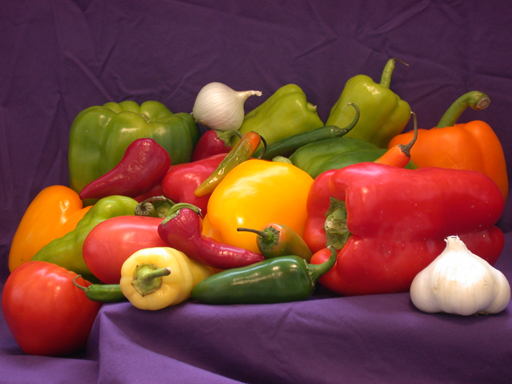
%> input picture allg/Bilder/peppers.png, 512 x 384 px
$ octave DBV_1b_IP_Toolbox_Gruppe_08.m   (GNU Octave 9; MATLAB toolbox functions it lacks are replaced by stand-ins)
%> lines starting %> are read from the running program, lines starting %| are printed output that depends on the picture; in (x1, y1, x2, y2) boxes, pixels count from 0 and x2, y2 are one past the last pixel; in counts of white or black regions, pixels touching at a corner belong together; the program's own positions count from 1
%
% 1b. Praktikum - Image Processing Toolbox
% ---------------------------------------
% Legen Sie in Ihrem Arbeitsverzeichnis ein Unterverzeichnis an:
%    1b.IP-Toolbox
%
% Kopieren Sie das Notebook aus ../allg dorthin und benennen Sie es um in
%    1b.IP-Toolbox_Gruppe-XY.m
% Legen Sie dort ein Unterverzeichnis 'Ergebnisse/' an.
%
% F�hren Sie die Arbeitsschritte aus, an denen ??? als Platzhalter steht
% und speichern Sie das Notebook am Ende ab (zwischendurch auch
% Sicherungskopien).
%
% Die Aufgabenstellung sowie Hinweise finden Sie im
%    1.DBV-Ex_Matlab+IPTB.pdf
%

% -------------------------------------------------------------------------
%% Initialisierung:
coder = 'Cinepak';    %'None', 'Cinepak', 'Indeo3'
addpath('../allg/');
addpath('../allg/Bilder/');
addpath('../Packages_Matlab/');

%--------------------------------------------------------------------------
%% Lesen Sie das Bild 'peppers.png' ein und stellen Sie es dar:
bild = imread('peppers.png');
%> bild is the input picture: size 384x512x3 uint8; mean R, G, B 120.8, 66.4, 57.6
figure, imshow(bild);

%--------------------------------------------------------------------------
%% Ermitteln Sie folgende Bildinformationen:
% Zahl der Dimensionen:
dim = ndims(bild)
%> dim = 3
% Bildgr��e in den einzelnen Dimensionen:
[y,x,k] = size(bild)
%> y = 384; x = 512; k = 3
% Datentyp des Bildes:
desc = whos('bild');
typ = desc.class

%--------------------------------------------------------------------------
%% Speichern Sie das Bild als JPEG-Datei in Ergebnisse/ ab
imwrite(bild,'Ergebnisse/peppers.jpg','jpg');

%--------------------------------------------------------------------------
%% Trennen sie das Bild in die einzelnen Farbkan�le (rot, gr�n, blau).
%  Stellen Sie diese dar und speichern Sie diese ebenfalls ab
bild_r = bild(:,:,1);
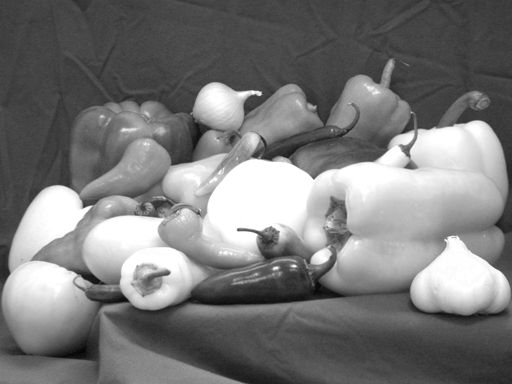
%> bild_r: size 384x512 uint8; min 5, max 255, mean 120.8
bild_g = bild(:,:,2);
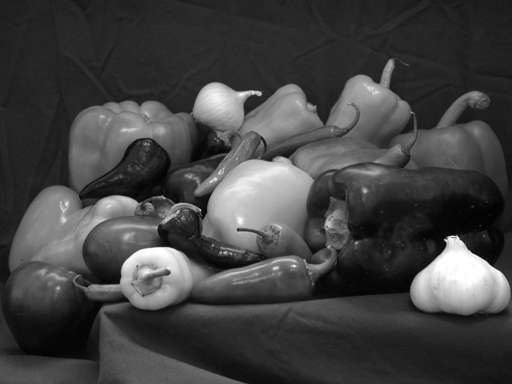
%> bild_g: size 384x512 uint8; min 1, max 255, mean 66.4
bild_b = bild(:,:,3);
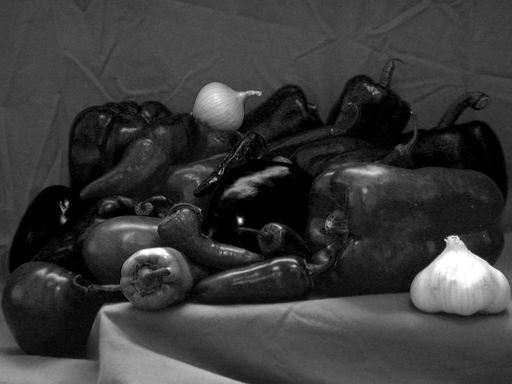
%> bild_b: size 384x512 uint8; min 0, max 255, mean 57.6

figure, imshow(bild_r);
figure, imshow(bild_g);
figure, imshow(bild_b);

imwrite(bild_r,'Ergebnisse/peppers_r.jpg','jpg');
imwrite(bild_g,'Ergebnisse/peppers_g.jpg','jpg');
imwrite(bild_b,'Ergebnisse/peppers_b.jpg','jpg');

%% Was f�llt Ihnen auf bzgl. des Rot- und Blauanteils in den
%  verschiedenen Bildern?
%A: Der Rotanteil im Bild ist wesentlich höher als der Blauanteil
%   -> Der rote Farbkanal weist höhere Werte auf (Grauwertbild ist heller)

%--------------------------------------------------------------------------
%% Greifen Sie aus dem roten Teilbild die 100-te Zeile heraus und
%  stellen Sie sie als Funktion �ber der x-Koordinate dar;
%  Markieren Sie diese Zeile geeignet im Rotkanalbild und stellen
%  Sie dieses ebenfalls dar:
zeile_r = bild_r(100,:);
%> zeile_r = 512 values, max 255 at index 211, min 45 at index 125, mean 99.7
figure, plot(zeile_r);
%> after `plot(zeile_r)`:
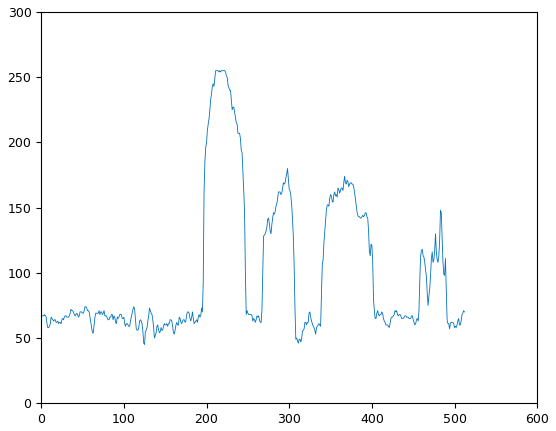
%> figure redrawn from the program's plot data; curve peaks at x = 211, y = 255
bild_r2 = bild_r;
bild_r2(100,:) = 0;
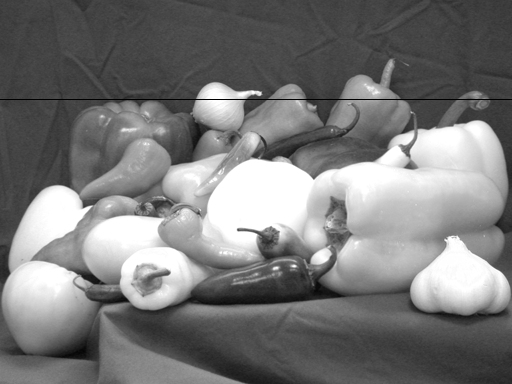
%> bild_r2: size 384x512 uint8; 0.26% of pixels changed, all inside (x1, y1, x2, y2) = (0, 99, 512, 100)
figure, imshow(bild_r2);

%% Speichern Sie die Ergebnisse ab:
%publish('DBV_1b_IP_Toolbox_Gruppe_08.m');

%%
'fertig'
